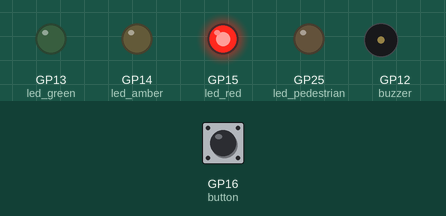
A program run on a simulated Raspberry Pi Pico running MicroPython. Parts: output pins drawn as LEDs (lit = HIGH), buzzer (waves = sounding, pin HIGH). Inputs (shaded band) come from the test bench; at power-on: GP16 (button) LOW. Threads take turns every 2 ms.

Above: at 5.0 s.
At 11.5 s:
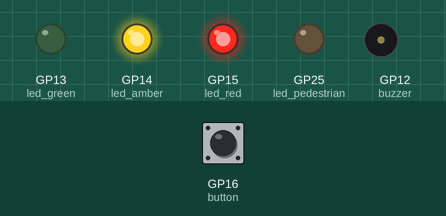
At 18.0 s:
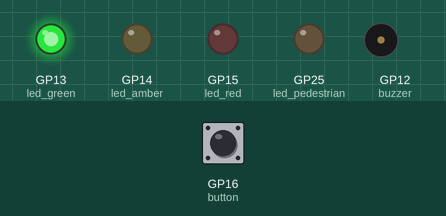
At 24.0 s:
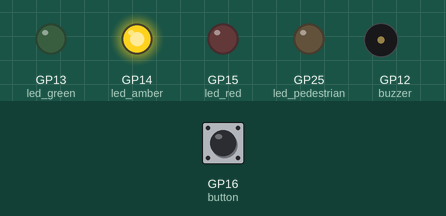
Timing chart, 0 to 32.5 s (numbered marks = the images above):
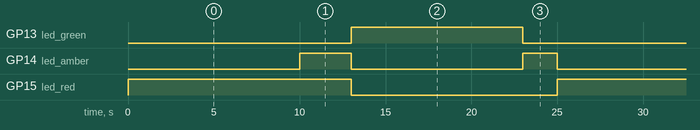

Measured:
- by itself, GP13 (led_green): alternates HIGH for 10.0 s and LOW for 15.0 s
- by itself, GP14 (led_amber): repeats every 25.0 s: LOW 10.0 s, HIGH 2.0 s, LOW 10.0 s, HIGH 3.0 s
- by itself, GP15 (led_red): alternates HIGH for 13.0 s and LOW for 12.0 s

The program:

puffin-traffic-light.py
```python
import machine
import utime				# utime is used with microcontrollers
                            # if time is used, utime will be used, instead
import _thread

led_pedestrian = machine.Pin("LED", machine.Pin.OUT)
led_red = machine.Pin(15, machine.Pin.OUT)
led_amber = machine.Pin(14, machine.Pin.OUT)
led_green = machine.Pin(13, machine.Pin.OUT)
button = machine.Pin(16, machine.Pin.IN, machine.Pin.PULL_DOWN)
buzzer = machine.Pin(12, machine.Pin.OUT)

global button_pressed
button_pressed = False

def button_reader_thread():
    global button_pressed
    while True:
        if button.value() == 1:
            button_pressed = True

_thread.start_new_thread(button_reader_thread, ())

while True:
    if button_pressed == True:
        led_red.value(1)
        led_pedestrian.value(1)
        for i in range(10):
            buzzer.value(1)
            utime.sleep(0.2)
            buzzer.value(0)
            utime.sleep(0.2)
        global button_pressed
        led_pedestrian.value(0)
        button_pressed = False
    led_red.value(1)
    utime.sleep(10)
    led_amber.value(1)
    utime.sleep(3)
    led_red.value(0)
    led_amber.value(0)
    led_green.value(1)
    utime.sleep(10)
    led_green.value(0)
    led_amber.value(1)	# or led_amber.on()
    utime.sleep(2)
    led_amber.value(0)	# or led_amber.off()
```
